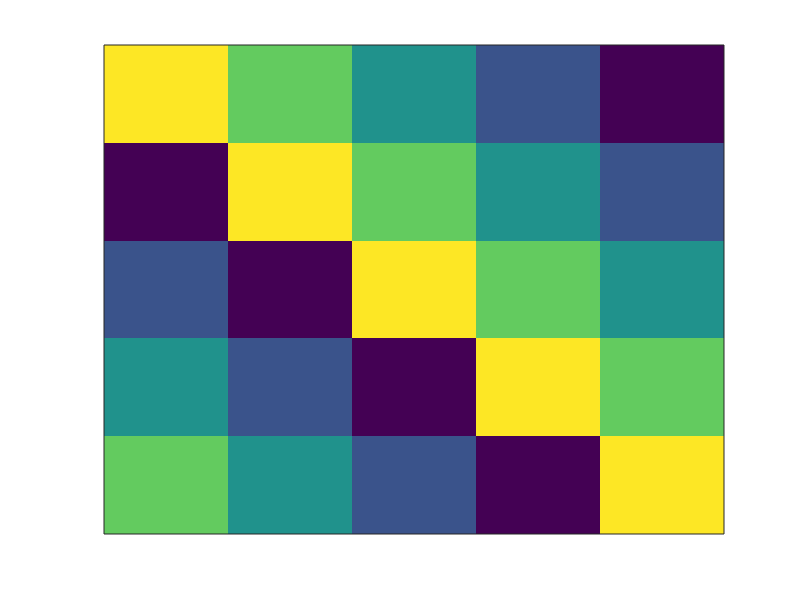

MATLAB code to generate this figure: (Note: this script raises an error after producing the figure.)
clear
clc
n = input('Enter the dimensions n:');
A = zeros (n);
for i = 1:n;
    for j = 1:n;
        for k = 1:n-1;
            if (i==j);
            A(i,j) = n;
            end
            if (i>j && j==i-k);
                A(i,j) = n+k;
            end
            if (j>i && i==j-k);
                A(i,j) = n-k;
            end
        end
    end
end
A
for t=1:200
    for i=1:n
        for j=1:n
            A(i,j)=A(i,j)+1;
            if(A(i,j)>n)
                A(i,j)=A(i,j)-n;
            end
        end
    end
    imagesc(A);
    set(gca,'XTick',[]);
    set(gca,'YTick',[]);
    S(t)=getframe();
end
movie2avi(S,'H_Increasing_Distribution.avi')